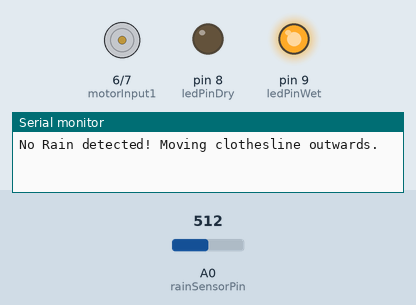
Simulated run of this sketch. Board: Arduino Uno, built with avr-gcc and run on an emulated ATmega328P. Parts: motor-driver pin pairs drawn as motors (green arrow = first pin HIGH = forward, orange = second pin HIGH = backward, longer = more drive, scaled by the enable pin), output pins drawn as LEDs (lit = HIGH), the last lines printed to the serial monitor. The test bench sets the inputs (shaded band); at power-on: A0 (rainSensorPin) = 512.

Above: at 2.8 s.
2.9 s: A0 (rainSensorPin) set to 475
4.4 s: A0 (rainSensorPin) set to 443
At 6.5 s:
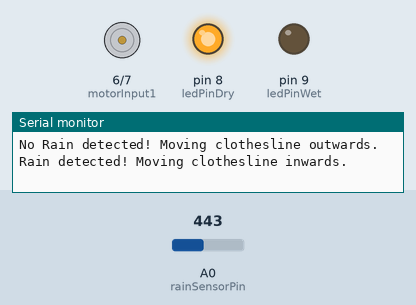
7.5 s: A0 (rainSensorPin) set to 489
9.2 s: A0 (rainSensorPin) set to 517
At 10.7 s:
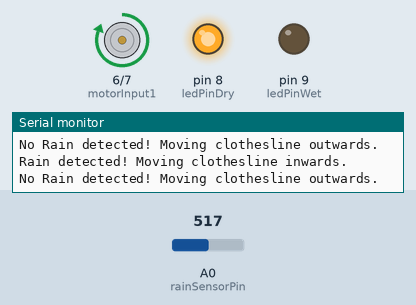
12.5 s: A0 (rainSensorPin) set to 306
At 13.8 s:
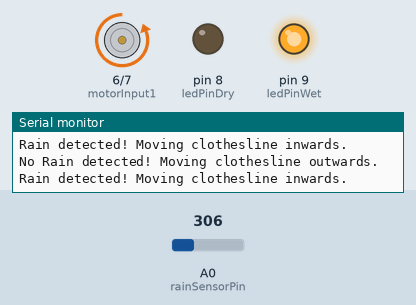
Timing chart, 0 to 15.5 s (numbered marks = the images above; inputs shaded):
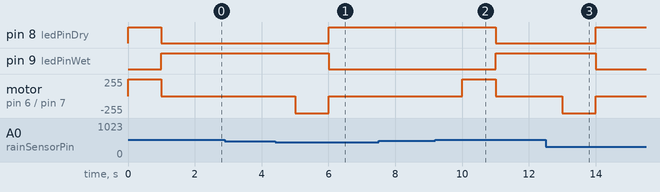

Measured:
- the behaviour switches between 462 and 461 on A0 (rainSensorPin) (found by bisection; images 0 and 1)
- the behaviour switches between 500 and 501 on A0 (rainSensorPin) (found by bisection; images 1 and 2)
- after the input at 2.9 s, every drawn part: stays the same
- after the input at 4.4 s, pin 8 (ledPinDry): LOW → HIGH after 1.6 s; pin 9 (ledPinWet): HIGH → LOW after 1.6 s; motor on pin 6 (motorInput1) / pin 7 (motorInput2): stopped → backward 255/255 after 0.60 s, → stopped 1.0 s later
- after the input at 7.5 s, every drawn part: stays the same
- after the input at 9.2 s, pin 8 (ledPinDry): HIGH → LOW after 1.8 s; pin 9 (ledPinWet): LOW → HIGH after 1.8 s; motor on pin 6 (motorInput1) / pin 7 (motorInput2): stopped → forward 255/255 after 0.80 s, → stopped 1.0 s later
- after the input at 12.5 s, pin 8 (ledPinDry): LOW → HIGH after 1.5 s; pin 9 (ledPinWet): HIGH → LOW after 1.5 s; motor on pin 6 (motorInput1) / pin 7 (motorInput2): stopped → backward 255/255 after 0.50 s, → stopped 1.0 s later

The sketch:

Afifah01.ino
```cpp
const int rainSensorPin = A0; // Connect raindrop sensor to analog pin A0
const int motorInput1 = 6; // Pin connected to the first motor control signal
const int motorInput2 = 7; // Pin connected to the second motor control signal
const int motorEnable = 10; // Pin used to enable/disable the motor driver
const int ledPinDry = 8; // Pin connected to the "dry" indicator LED
const int ledPinWet = 9; // Pin connected to the "wet" indicator LED

int previousRainSensorValue = 0; // Store previous raindrop sensor reading
bool isWet = false; // Flag to track wet state

void setup() {
  pinMode(motorInput1, OUTPUT);
  pinMode(motorInput2, OUTPUT);
  pinMode(motorEnable, OUTPUT);
  pinMode(rainSensorPin, INPUT);
  pinMode(ledPinDry, OUTPUT);
  pinMode(ledPinWet, OUTPUT);
  digitalWrite(ledPinDry, HIGH); // Initially indicate dry state

  Serial.begin(9600);
}

void loop() {
  int rainSensorValue = analogRead(rainSensorPin);
  int threshold = 500; // Adjust threshold based on your sensor (higher for less sensitive)

  // Check for rain sensor value change and dry-to-wet or wet-to-dry transition
  if (abs(rainSensorValue - previousRainSensorValue) > 50 && // Minimum change
     ((rainSensorValue > threshold && !isWet) || // Dry to wet
      (rainSensorValue <= threshold && isWet))) { // Wet to dry
    previousRainSensorValue = rainSensorValue;

    if (rainSensorValue > threshold) {
      // Rain detected (wet)
      isWet = true;
      Serial.println("No Rain detected! Moving clothesline outwards.");
      moveMotorInwards(); // Replace with your inward movement function
      digitalWrite(ledPinDry, LOW);
      digitalWrite(ledPinWet, HIGH);
    } else {
      // No rain detected (dry)
      isWet = false;
      Serial.println("Rain detected! Moving clothesline inwards.");
      moveMotorOutwards(); // Replace with your outward movement function
      digitalWrite(ledPinWet, LOW);
      digitalWrite(ledPinDry, HIGH);
    }
  }

  delay(1000); // Adjust delay between checks as needed
}

void moveMotorInwards() {
  // Implement your inward movement logic here (e.g., motor control signals)
  // Example (replace with the appropriate sequence for your motor driver):
  digitalWrite(motorEnable, HIGH);
  digitalWrite(motorInput1, HIGH);
  digitalWrite(motorInput2, LOW);
  delay(1000); // Adjust movement duration
  digitalWrite(motorEnable, LOW);
  digitalWrite(motorInput1, LOW);
  digitalWrite(motorInput2, LOW);
}

void moveMotorOutwards() {
  // Implement your outward movement logic here (e.g., motor control signals)
  // Example (replace with the appropriate sequence for your motor driver):
  digitalWrite(motorEnable, HIGH);
  digitalWrite(motorInput1, LOW);
  digitalWrite(motorInput2, HIGH);
  delay(1000); // Adjust movement duration
  digitalWrite(motorEnable, LOW);
  digitalWrite(motorInput1, LOW);
  digitalWrite(motorInput2, LOW);
}
```
